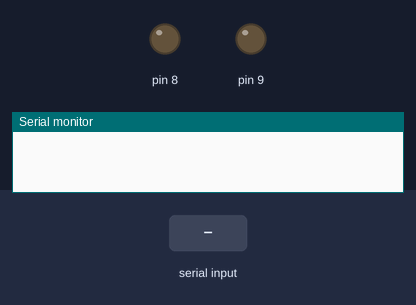
A sketch run on a simulated Arduino Uno, built with avr-gcc and run on an emulated ATmega328P. On the bench: output pins drawn as LEDs (lit = HIGH), the last lines printed to the serial monitor. The inputs (shaded band) are chosen by the test bench.

Above: at 1.2 s.
1.3 s: "GET /led1on HTTP/1.1\n" received over Serial
At 1.9 s:
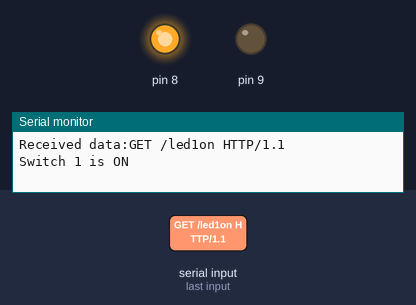
2.8 s: "GET /on HTTP/1.1\n" received over Serial
At 4.0 s:
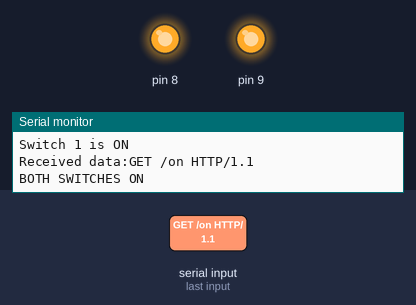
4.3 s: "GET /off HTTP/1.1\n" received over Serial
At 5.3 s:
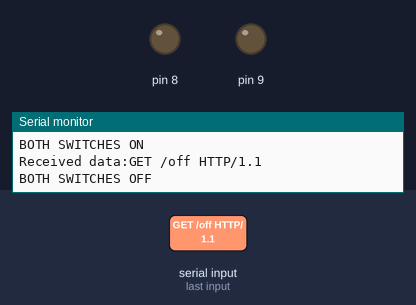
5.8 s: "GET /led2on HTTP/1.1\n" received over Serial
At 6.5 s:
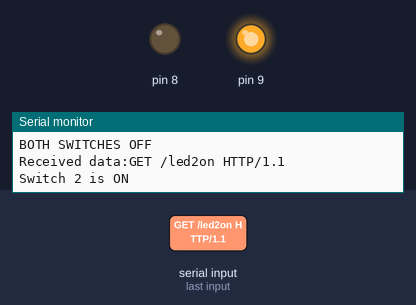
Timing chart, 0 to 8.3 s (numbered marks = the images above; inputs shaded):
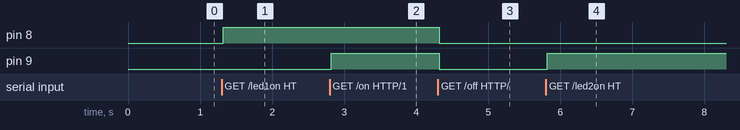

The sketch:

arduino.ino
```cpp
String val;
void setup() {
  // put your setup code here, to run once:

  Serial.begin(9600);
  pinMode(8, OUTPUT);
  pinMode(9, OUTPUT);
}

void loop() {
  if (Serial.available() != 0)  //if communication is going on
  { Serial.println();
    String val = Serial.readStringUntil('\n');  //Read the data recieved

    if (val == "GET /led1on HTTP/1.1") {
      digitalWrite(8, HIGH);
      Serial.print("Received data:");
      Serial.println(val);
      Serial.println("Switch 1 is ON");
    }
    if (val == "GET /led1off HTTP/1.1") {
      digitalWrite(8, LOW);
      Serial.print("Received data:");
      Serial.println(val);
      Serial.println("Switch 1 is OFF");
    }
    if (val == "GET /led2on HTTP/1.1") {
      digitalWrite(9, HIGH);
      Serial.print("Received data:");
      Serial.println(val);
      Serial.println("Switch 2 is ON");
    }
    if (val == "GET /led2off HTTP/1.1") {
      digitalWrite(9, LOW);
      Serial.print("Received data:");
      Serial.println(val);
      Serial.println("Switch 2 is OFF");
    }
    if (val == "GET /on HTTP/1.1") {
      digitalWrite(8, HIGH);
      digitalWrite(9, HIGH);
      Serial.print("Received data:");
      Serial.println(val);
      Serial.println("BOTH SWITCHES ON");
    }
    if (val == "GET /off HTTP/1.1") {
      digitalWrite(8, LOW);
      digitalWrite(9, LOW);
      Serial.print("Received data:");
      Serial.println(val);
      Serial.println("BOTH SWITCHES OFF");
    }
  }
}
```

Measured:
- after the input at 1.3 s, pin 8: LOW → HIGH at once
- after the input at 2.8 s, pin 9: LOW → HIGH at once
- after the input at 4.3 s, pin 8, pin 9: HIGH → LOW at once
- after the input at 5.8 s, pin 9: LOW → HIGH at once
